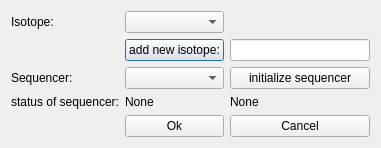
<?xml version="1.0" encoding="UTF-8"?>
<ui version="4.0">
 <class>SetupIsotope</class>
 <widget class="QDialog" name="SetupIsotope">
  <property name="geometry">
   <rect>
    <x>0</x>
    <y>0</y>
    <width>381</width>
    <height>146</height>
   </rect>
  </property>
  <property name="windowTitle">
   <string>Setup Isotope</string>
  </property>
  <property name="locale">
   <locale language="English" country="UnitedStates"/>
  </property>
  <layout class="QVBoxLayout" name="verticalLayout">
   <item>
    <layout class="QGridLayout" name="gridLayout">
     <item row="1" column="1">
      <widget class="QPushButton" name="pushButton_add_new_to_db">
       <property name="text">
        <string>add new isotope:</string>
       </property>
      </widget>
     </item>
     <item row="0" column="1">
      <widget class="QComboBox" name="comboBox_isotope"/>
     </item>
     <item row="2" column="2">
      <widget class="QPushButton" name="pushButton_init_sequencer">
       <property name="text">
        <string>initialize sequencer</string>
       </property>
      </widget>
     </item>
     <item row="2" column="1">
      <widget class="QComboBox" name="comboBox_sequencer_select"/>
     </item>
     <item row="2" column="0">
      <widget class="QLabel" name="label_2">
       <property name="text">
        <string>Sequencer:</string>
       </property>
      </widget>
     </item>
     <item row="0" column="0">
      <widget class="QLabel" name="label_isotope">
       <property name="text">
        <string>Isotope:</string>
       </property>
      </widget>
     </item>
     <item row="3" column="2">
      <widget class="QLabel" name="label_sequencer_state">
       <property name="text">
        <string>None</string>
       </property>
      </widget>
     </item>
     <item row="3" column="0">
      <widget class="QLabel" name="label">
       <property name="text">
        <string>status of sequencer:</string>
       </property>
      </widget>
     </item>
     <item row="1" column="2">
      <widget class="QLineEdit" name="lineEdit_new_isotope"/>
     </item>
     <item row="3" column="1">
      <widget class="QLabel" name="label_seq_running_type">
       <property name="text">
        <string>None</string>
       </property>
      </widget>
     </item>
     <item row="4" column="1">
      <widget class="QPushButton" name="pushButton_ok">
       <property name="text">
        <string>Ok</string>
       </property>
      </widget>
     </item>
     <item row="4" column="2">
      <widget class="QPushButton" name="pushButton_cancel">
       <property name="text">
        <string>Cancel</string>
       </property>
      </widget>
     </item>
    </layout>
   </item>
  </layout>
 </widget>
 <tabstops>
  <tabstop>comboBox_isotope</tabstop>
  <tabstop>pushButton_add_new_to_db</tabstop>
  <tabstop>lineEdit_new_isotope</tabstop>
  <tabstop>comboBox_sequencer_select</tabstop>
  <tabstop>pushButton_init_sequencer</tabstop>
 </tabstops>
 <resources/>
 <connections/>
</ui>
